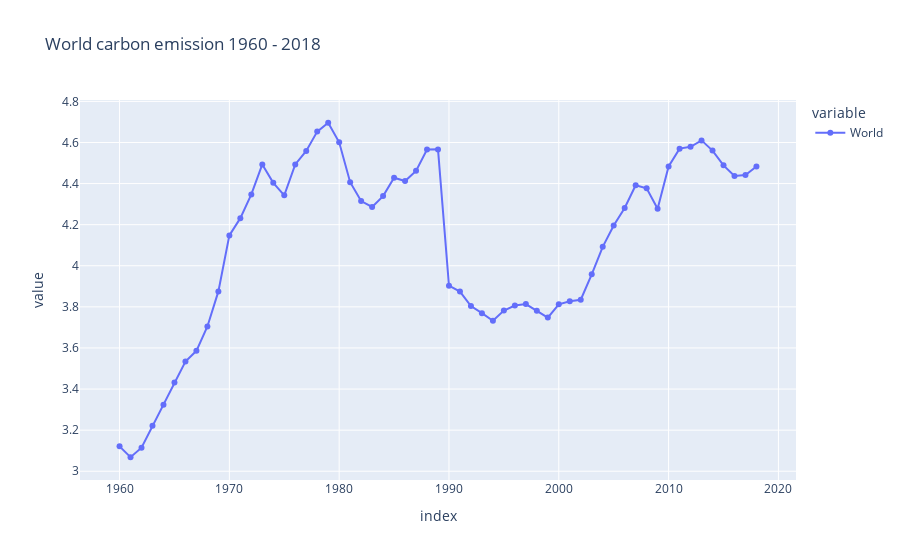

The code cell stored with this chart in its notebook:
### Code cell
# Create a line plot of the 'World' column in the df1 data frame
px.line(data_frame=df1, x=df1.index, y=['World'], markers=True, title='World carbon emission 1960 - 2018')

### Figure 1 — Plotly figure (JSON) as saved in the notebook; plotly's stock layout.template omitted (floating-point values rounded to 4 significant figures)
{"data": [{"hovertemplate": "variable=World<br>index=%{x}<br>value=%{y}<extra></extra>", "legendgroup": "World", "line": {"color": "#636efa", "dash": "solid"}, "marker": {"symbol": "circle"}, "mode": "markers+lines", "name": "World", "orientation": "v", "showlegend": true, "type": "scatter", "x": [1960, 1961, 1962, 1963, 1964, 1965, 1966, 1967, 1968, 1969, 1970, 1971, 1972, 1973, 1974, 1975, 1976, 1977, 1978, 1979, 1980, 1981, 1982, 1983, 1984, 1985, 1986, 1987, 1988, 1989, 1990, 1991, 1992, 1993, 1994, 1995, 1996, 1997, 1998, 1999, 2000, 2001, 2002, 2003, 2004, 2005, 2006, 2007, 2008, 2009, 2010, 2011, 2012, 2013, 2014, 2015, 2016, 2017, 2018], "xaxis": "x", "y": [3.121, 3.068, 3.115, 3.221, 3.324, 3.432, 3.534, 3.586, 3.705, 3.875, 4.148, 4.232, 4.347, 4.493, 4.404, 4.343, 4.493, 4.559, 4.653, 4.696, 4.601, 4.407, 4.315, 4.286, 4.339, 4.428, 4.412, 4.462, 4.565, 4.566, 3.903, 3.875, 3.804, 3.769, 3.732, 3.782, 3.807, 3.814, 3.781, 3.748, 3.813, 3.828, 3.835, 3.959, 4.092, 4.196, 4.281, 4.392, 4.377, 4.277, 4.483, 4.57, 4.579, 4.61, 4.561, 4.489, 4.437, 4.441, 4.484], "yaxis": "y"}], "layout": {"legend": {"title": {"text": "variable"}, "tracegroupgap": 0}, "title": {"text": "World carbon emission 1960 - 2018"}, "xaxis": {"anchor": "y", "domain": [0, 1], "title": {"text": "index"}}, "yaxis": {"anchor": "x", "domain": [0, 1], "title": {"text": "value"}}}}
